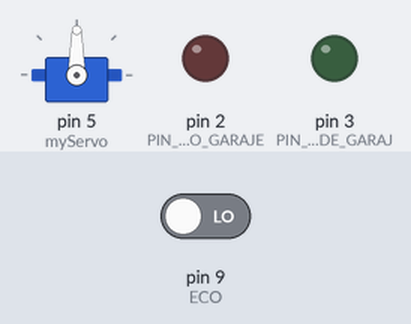
Bench run of a sketch on a simulated Arduino Uno, built with avr-gcc and run on an emulated ATmega328P. Shown: servo, output pins drawn as LEDs (lit = HIGH). The test bench sets the inputs (shaded band); at power-on: pin 9 (ECO) LOW. Pins used as bus, display or sensor lines are not drawn; what the sketch prints to the serial monitor is not drawn.

Above: at 0.4 s.
At 11.55 s:
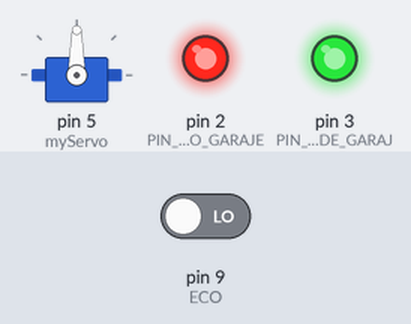
At 27.2 s:
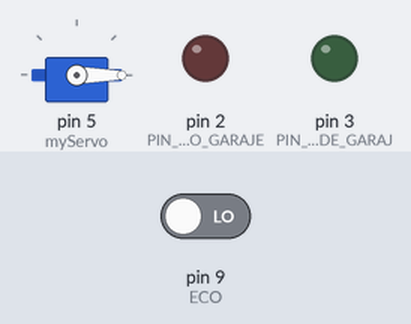
Timing chart, 0 to 28.7 s (numbered marks = the images above):
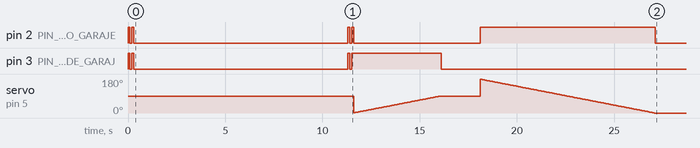

Measured:
- by itself, pin 3 (PIN_DE_LED_VERDE_DE_GARAJ): goes LOW 0.10 s, HIGH 0.10 s, LOW 11.0 s, HIGH 0.10 s, LOW 0.10 s, HIGH 4.6 s, then LOW
- by itself, pin 2 (PIN_DE_LED_ROJO_GARAJE): HIGH → LOW at 0.10 s, → HIGH 0.10 s later, → LOW 0.10 s later, → HIGH 11.0 s later, … (9 changes in this stretch)

The sketch:

Garaje.ino
```cpp
#include<Servo.h>
Servo myServo;
int TRIG = 8; //PIN TRIG DEL SENSOR DE DISTANCIA
int ECO = 9;  //PIN ECHO DEL SENSOR DE DISTANCIA
int tiempo;   // TIEMPO DE REACCION DEL SENSOR DE DISTANCIA
int distancia; // DISTANCIA DE LECTURA

void setup() {
  pinMode(2, OUTPUT); //PIN DE LED ROJO GARAJE
  pinMode(3,OUTPUT);  // PIN DE LED VERDE DE GARAJE
  pinMode(TRIG,OUTPUT);
  pinMode(ECO,INPUT);
  myServo.attach(5);  // PIN SERVOMOTOR GARAJE
  onOffLeds();
  Serial.begin(9600);
}

void loop() {
  Serial.println(distancia);
  leerdistancia();
  if(distancia<=10){  //DISTANCIA DEL AUTO PARA ABRIR Y CERRAR GARAJE
    onOffLeds();
    abrirPuerta();
    delay(2000);     //TIEMPO DE APERTURA DE GARAJE
    cerrarPuerta();
    delay(2000);    //TIEMPO DE CERRADURA
  }
}

void leerdistancia(){   //FUNCION PARA LEER DISTANCIA DEL AUTO
  digitalWrite(TRIG,HIGH);
  delay(10000);
  digitalWrite(TRIG,LOW);
  tiempo = pulseIn(ECO,HIGH);
  distancia = tiempo / 58.2;
}

void onOffLeds(){   //FUNCION PARA ENCENDER Y APAGAR LEDS DEL GARAJ||E
  digitalWrite(2,HIGH);
  digitalWrite(3,HIGH);
  delay(100);
  digitalWrite(2,LOW);
  digitalWrite(3,LOW);
  delay(100);
  digitalWrite(2,HIGH);
  digitalWrite(3,HIGH);
  delay(100);
  digitalWrite(2,LOW);
  digitalWrite(3,LOW);
}

void abrirPuerta(){  //FUNCION PARA ABRIR PUERTA DE GARAJE
  digitalWrite(2,LOW);
  digitalWrite(3,HIGH);
  int angulo=0;
  do{
    angulo=angulo+1;
    myServo.write(angulo);
    delay(50);
  }while(angulo<90);
  digitalWrite(2,LOW);
  digitalWrite(3,LOW);
}

void cerrarPuerta() {  //FUNCION PARA CERRAR PUERTA DE GARAJE
  digitalWrite(2,HIGH);
  digitalWrite(3,LOW);
  int angulo=180;
  do{
    angulo=angulo-1;
    myServo.write(angulo);
    delay(50);
  }while(angulo>0);
  digitalWrite(2,LOW);
  digitalWrite(3,LOW);
}
```
